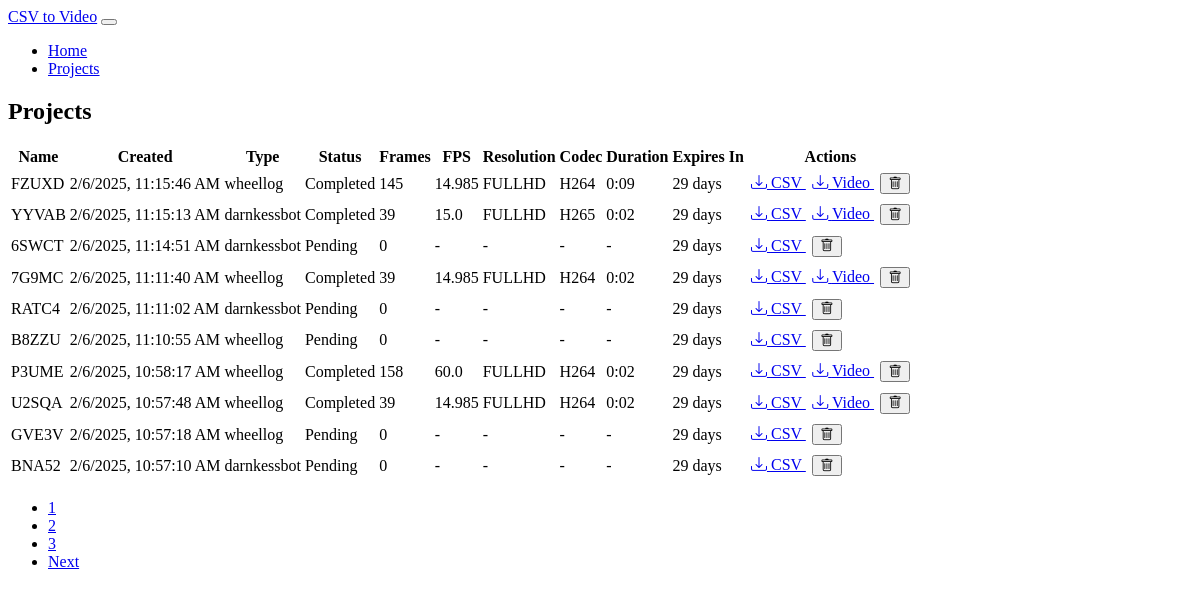
The app's page /projects with its own data.
### models.py (models this page shows, shortened)
class Project(db.Model):
    id = db.Column(db.Integer, primary_key=True)
    name = db.Column(db.String(100), nullable=False)
    csv_file = db.Column(db.String(255), nullable=False)
    csv_type = db.Column(db.String(20), nullable=False)  # 'darnkessbot' or 'wheellog'
    created_at = db.Column(db.DateTime, nullable=False, default=datetime.utcnow)
    expiry_date = db.Column(db.DateTime, nullable=False)
    frame_count = db.Column(db.Integer, default=0)
    fps = db.Column(db.Float, default=29.97)
    video_file = db.Column(db.String(255))
    codec = db.Column(db.String(10))
    resolution = db.Column(db.String(10))  # 'fullhd' or '4k'
    video_duration = db.Column(db.Float)  # Duration in seconds
    status = db.Column(db.String(20), default='pending')  # pending, processing, completed, error
    error_message = db.Column(db.Text)
    folder_number = db.Column(db.Integer)  # New field for storing unique folder number
    def days_until_expiry(self):
        if self.expiry_date:
            delta = self.expiry_date - datetime.utcnow()
            return max(0, delta.days)
        return 0
    def get_duration_str(self):
        if self.video_duration is None:
            return '-'
        minutes = int(self.video_duration // 60)
        seconds = int(self.video_duration % 60)
        return f"{minutes}:{seconds:02d}"

### app.py (the view)
@app.route('/projects')
def list_projects():
    page = request.args.get('page', 1, type=int)
    projects = Project.query.order_by(Project.created_at.desc())\
        .paginate(page=page, per_page=10, error_out=False)
    return render_template('projects.html', projects=projects)

### templates/projects.html (shortened to what this page needs)
{% extends "base.html" %}
{% block content %}
<div class="card">
    <div class="card-header">
        <h2 class="card-title">Projects</h2>
    </div>
    <div class="card-body">
        <div class="table-responsive">
            <table class="table">
                <thead>
                    <tr>
                        <th>Name</th>
                        <th>Created</th>
                        <th>Type</th>
                        <th>Status</th>
                        <th>Frames</th>
                        <th>FPS</th>
                        <th>Resolution</th>
                        <th>Codec</th>
                        <th>Duration</th>
                        <th>Expires In</th>
                        <th>Actions</th>
                    </tr>
                </thead>
                <tbody>
                    {% for project in projects.items %}
                    <tr>
                        <td>{{ project.name }}</td>
                        <td data-timestamp="{{ project.created_at.timestamp() }}">
                        </td>
                        <td>{{ project.csv_type }}</td>
                        <td>
                            <span class="badge text-bg-{{
                                'warning' if project.status == 'processing' else
                                'success' if project.status == 'completed' else
                                'danger' if project.status == 'error' else
                                'secondary'
                            }}"
                            data-project-id="{{ project.id }}"
                            data-project-status="{{ project.status }}"
                            >{{ project.status.capitalize() }}</span>
                        </td>
                        <td>{{ project.frame_count }}</td>
                        <td>{{ project.fps if project.video_file else '-' }}</td>
                        <td>{{ project.resolution|upper if project.resolution else '-' }}</td>
                        <td>{{ project.codec|upper if project.codec else '-' }}</td>
                        <td>{{ project.get_duration_str() }}</td>
                        <td>{{ project.days_until_expiry() }} days</td>
                        <td>
                            <a href="{{ url_for('download_file', project_id=project.id, type='processed_csv') }}"
                               class="btn btn-sm btn-info">
                                <i class="bi bi-download"></i> CSV
                            </a>
                            {% if project.video_file %}
                            <a href="{{ url_for('download_file', project_id=project.id, type='video') }}"
                               class="btn btn-sm btn-success">
                                <i class="bi bi-download"></i> Video
                            </a>
                            {% endif %}
                            <button onclick="deleteProject({{ project.id }})"
                                    class="btn btn-sm btn-danger">
                                <i class="bi bi-trash"></i>
                            </button>
                        </td>
                    </tr>
                    {% endfor %}
                </tbody>
            </table>
        </div>
        {% if projects.pages > 1 %}
        <nav aria-label="Project navigation" class="mt-4">
            <ul class="pagination justify-content-center">
                {% for page_num in range(projects.page - 1, projects.page + 2) %}
                    {% if page_num > 0 and page_num <= projects.pages %}
                    <li class="page-item {% if page_num == projects.page %}active{% endif %}">
                        <a class="page-link" href="{{ url_for('list_projects', page=page_num) }}">{{ page_num }}</a>
                    </li>
                    {% endif %}
                {% endfor %}
                {% if projects.page < projects.pages - 1 %}
                <li class="page-item">
                    <a class="page-link" href="{{ url_for('list_projects', page=projects.pages) }}">{{ projects.pages }}</a>
                </li>
                {% endif %}
                {% if projects.has_next %}
                <li class="page-item">
                    <a class="page-link" href="{{ url_for('list_projects', page=projects.next_num) }}">Next</a>
                </li>
                {% endif %}
            </ul>
        </nav>
        {% endif %}
    </div>
</div>
{% endblock %}

### templates/base.html (shortened to what this page needs)
<!DOCTYPE html>
<html lang="en" data-bs-theme="dark">
<head>
    <link href="https://cdn.replit.com/agent/bootstrap-agent-dark-theme.min.css" rel="stylesheet">
    <link href="https://cdn.jsdelivr.net/npm/bootstrap-icons@1.7.2/font/bootstrap-icons.css" rel="stylesheet">
    <link href="{{ url_for('static', filename='css/custom.css') }}" rel="stylesheet">
</head>
<body>
    <nav class="navbar navbar-expand-lg navbar-dark bg-dark mb-4">
        <div class="container">
            <a class="navbar-brand" href="{{ url_for('index') }}">CSV to Video</a>
            <button class="navbar-toggler" type="button" data-bs-toggle="collapse" data-bs-target="#navbarNav">
            </button>
            <div class="collapse navbar-collapse" id="navbarNav">
                <ul class="navbar-nav">
                    <li class="nav-item">
                        <a class="nav-link" href="{{ url_for('index') }}">Home</a>
                    </li>
                    <li class="nav-item">
                        <a class="nav-link" href="{{ url_for('list_projects') }}">Projects</a>
                    </li>
                </ul>
            </div>
        </div>
    </nav>
    <div class="container">
        {% block content %}{% endblock %}
    </div>
</body>
</html>

### static/css/custom.css (style rules this page uses)
.card { margin-bottom: 2rem; }
.table td, .table th { vertical-align: middle; white-space: nowrap; }
.table td:last-child { min-width: 150px; }
.table-responsive { overflow-x: auto; }
.btn-sm { margin: 0.2rem; }

### records on screen
Project: name "FZUXD", csv_type "wheellog", status "Completed", frame_count "145", video_file+fps "14.985", resolution "FULLHD", codec "H264", get_duration_str "0:09", days_until_expiry "29"
Project: name "YYVAB", csv_type "darnkessbot", status "Completed", frame_count "39", video_file+fps "15.0", resolution "FULLHD", codec "H265", get_duration_str "0:02", days_until_expiry "29"
Project: name "6SWCT", csv_type "darnkessbot", status "Pending", frame_count "0", video_file "-", resolution "-", codec "-", get_duration_str "-", days_until_expiry "29"
Project: name "7G9MC", csv_type "wheellog", status "Completed", frame_count "39", video_file+fps "14.985", resolution "FULLHD", codec "H264", get_duration_str "0:02", days_until_expiry "29"
Project: name "RATC4", csv_type "darnkessbot", status "Pending", frame_count "0", video_file "-", resolution "-", codec "-", get_duration_str "-", days_until_expiry "29"
Project: name "B8ZZU", csv_type "wheellog", status "Pending", frame_count "0", video_file "-", resolution "-", codec "-", get_duration_str "-", days_until_expiry "29"
Project: name "P3UME", csv_type "wheellog", status "Completed", frame_count "158", video_file+fps "60.0", resolution "FULLHD", codec "H264", get_duration_str "0:02", days_until_expiry "29"
Project: name "U2SQA", csv_type "wheellog", status "Completed", frame_count "39", video_file+fps "14.985", resolution "FULLHD", codec "H264", get_duration_str "0:02", days_until_expiry "29"
Project: name "GVE3V", csv_type "wheellog", status "Pending", frame_count "0", video_file "-", resolution "-", codec "-", get_duration_str "-", days_until_expiry "29"
Project: name "BNA52", csv_type "darnkessbot", status "Pending", frame_count "0", video_file "-", resolution "-", codec "-", get_duration_str "-", days_until_expiry "29"

### other values on screen
{{ page_num }} "1" "2"
{{ projects.pages }} "3"
